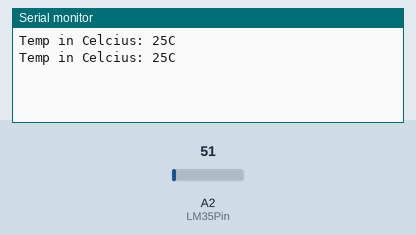
Recording of a sketch running on a simulated Arduino Uno, built with avr-gcc and run on an emulated ATmega328P. Parts: the last lines printed to the serial monitor. Inputs (shaded band) come from the test bench; at power-on: A2 (LM35Pin) = 51.

Above: at 5.8 s.
5.9 s: A2 (LM35Pin) set to 61
At 11.0 s:
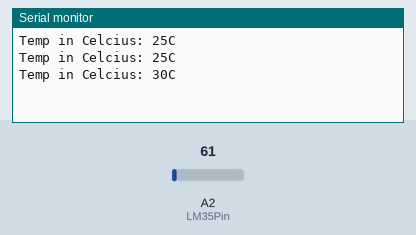
11.9 s: A2 (LM35Pin) set to 71
At 16.1 s:
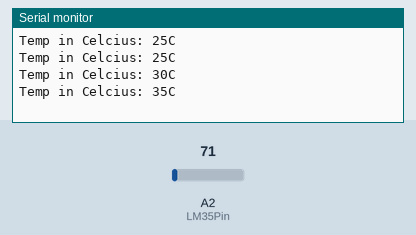
Timing chart, 0 to 17.6 s (numbered marks = the images above; inputs shaded):
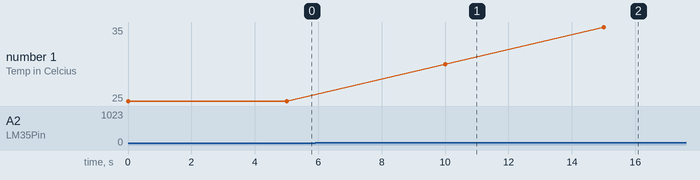

Measured:
- after the input at 5.9 s, the serial monitor: prints a new line after 4.1 s (image 1)
- after the input at 11.9 s, the serial monitor: prints a new line after 3.1 s (image 2)
- plotted number 1: 25 → 30 after the input at 5.9 s, 30 → 35 after the input at 11.9 s

The sketch:

tmp_lm35_1.ino
```cpp
// C++ code
//
const int LM35Pin=A2;
int val;
int data;

void setup()
{
  pinMode(LM35Pin, INPUT);
  Serial.begin(9600);
}

void loop()
{
  val=analogRead(LM35Pin);
  data=(val*5)/10;
  Serial.print("Temp in Celcius: ");
  Serial.print(data);
  Serial.println("C");
  delay(5000);
}
```
